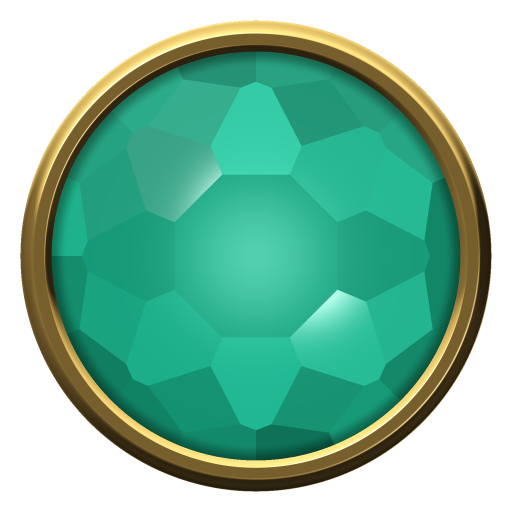
#> input picture design/objets/bonus-eclat.png, 512 x 512 px
$ python mesure_pieces.py bonus-eclat.png
#> lines starting #> are read from the running program, lines starting #| are printed output that depends on the picture; after the words box and inside, x2 and y2 are one past the last pixel; in counts of white or black regions, pixels touching at a corner belong together
# Deux mesures sur le tas : l'écart ENTRE pièces (la luminosité lissée à la taille d'une pièce) et le
# relief DANS les pièces (ce qui reste quand on retire ce lissé) — le « HD ».
import sys
import numpy as np
from PIL import Image, ImageFilter
img = Image.open(sys.argv[1]).convert('RGB')
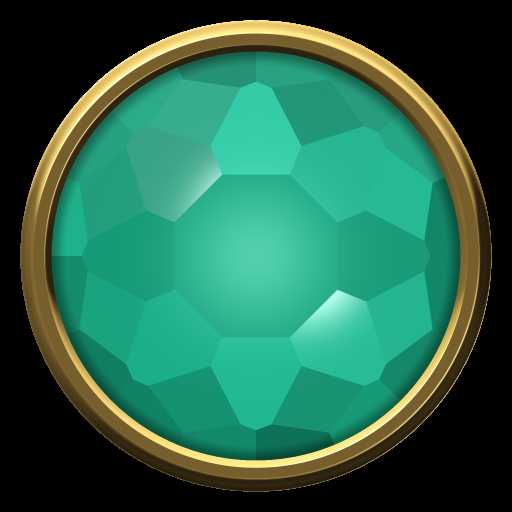
#> img: PIL image 512x512 RGB; mean R, G, B 41.7, 101.4, 76.2
w, h = img.size
#> w = 512; h = 512
zone = img.crop((int(w * 0.06), int(h * 0.36), int(w * 0.94), int(h * 0.585)))
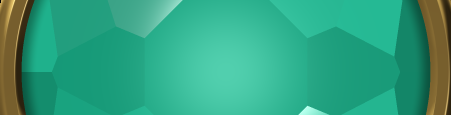
#> zone: PIL image 451x115 RGB; mean R, G, B 49.9, 161.5, 126.8
a = np.asarray(zone).astype(np.float64) / 255.0
l = a @ np.array([0.299, 0.587, 0.114])
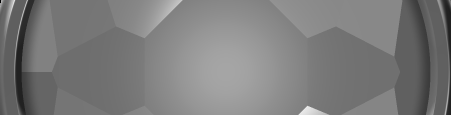
#> l: shape (115, 451) float64; min 0, max 0.911, mean 0.487
lisse = np.asarray(Image.fromarray((l * 255).astype(np.uint8)).filter(ImageFilter.GaussianBlur(9))).astype(np.float64) / 255.0
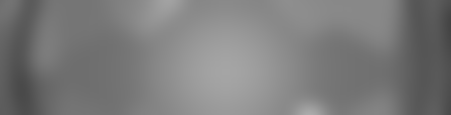
#> lisse: shape (115, 451) float64; min 0.263, max 0.671, mean 0.484
piece = (a[..., 0] > 0.18) & (a[..., 0] > a[..., 2] * 1.25)
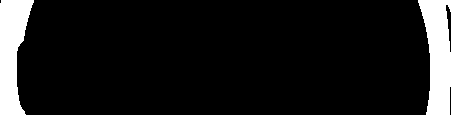
#> piece: shape (115, 451) bool; 9.9% white; 2 white regions, box (x1, y1, x2, y2) and area: (418, 0, 451, 115) 2606, (0, 0, 34, 115) 2536
macro = lisse[piece]
#> macro = 5142 values, max 0.451 at index 5, min 0.275 at index 1668, mean 0.351
micro = np.abs(l - lisse)[piece]
#> micro = 5142 values, max 0.441 at index 13, min 0.000427 at index 1694, mean 0.0654
print("%-28s entre pièces (5-95 %%) %.2f · relief moyen %.3f · relief fort (90 %%) %.3f · médiane %.2f" % (
    sys.argv[1].split('/')[0], np.percentile(macro, 95) - np.percentile(macro, 5), micro.mean(), np.percentile(micro, 90), np.median(l[piece])))
#| bonus-eclat.png              entre pièces (5-95 %) 0.13 · relief moyen 0.065 · relief fort (90 %) 0.168 · médiane 0.38

$ run again, on design/objets/piece-etoile.png
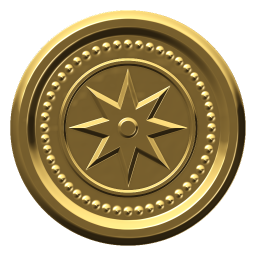
#> input picture design/objets/piece-etoile.png, 256 x 256 px
#> `img = Image.open(sys.argv[1]).convert('RGB')`:
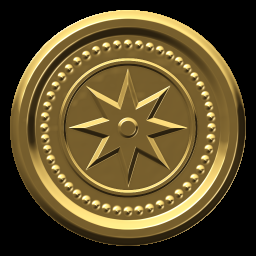
#> img: PIL image 256x256 RGB; mean R, G, B 91.4, 76, 40.3
#> `piece = (a[..., 0] > 0.18) & (a[..., 0] > a[..., 2] * 1.25)`:
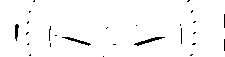
#> piece: shape (57, 225) bool; 97.5% white; black in thin lines or dots
#> macro = 12505 values, max 0.533 at index 0, min 0.298 at index 6462, mean 0.415
#> micro = 12505 values, max 0.551 at index 7824, min 1.18e-05 at index 10604, mean 0.0876
#| piece-etoile.png             entre pièces (5-95 %) 0.11 · relief moyen 0.088 · relief fort (90 %) 0.246 · médiane 0.38
